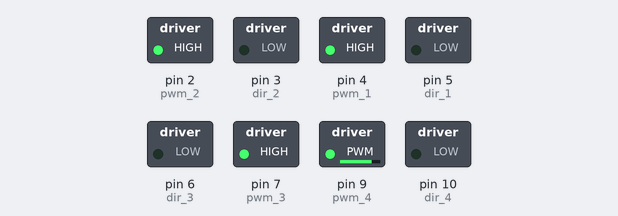
Recording of a sketch running on a simulated Arduino Uno, built with avr-gcc and run on an emulated ATmega328P. On the bench: switched loads named in the sketch (green lamp = pin HIGH).

Above: at 0.1 s.
Timing chart, 0 to 1.6 s (numbered marks = the images above):
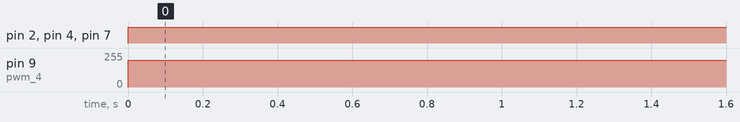

Measured:
- by itself, pin 2 (pwm_2), pin 4 (pwm_1), pin 7 (pwm_3): LOW → HIGH at 0.00 s
- by itself, pin 9 (pwm_4): 0/255 → 200/255 at 0.00 s

The sketch:

OLYMPIAD_MOTOR.ino
```cpp
#define dir_1 5
#define pwm_1 4
#define dir_2 3
#define pwm_2 2
#define dir_3 6
#define pwm_3 7
#define dir_4 10
#define pwm_4 9

void forward() {

  analogWrite(pwm_1, 200);
  digitalWrite(dir_1, LOW);
  analogWrite(pwm_2, 200);
  digitalWrite(dir_2, LOW);
  analogWrite(pwm_3, 200);
  digitalWrite(dir_3, LOW);
  analogWrite(pwm_4, 200);
  digitalWrite(dir_4, LOW);

}

void backward() {

  analogWrite(pwm_1, 0);
  digitalWrite(dir_1, HIGH);
  analogWrite(pwm_2, 0);
  digitalWrite(dir_2, HIGH);
  analogWrite(pwm_3, 0);
  digitalWrite(dir_3, HIGH);
  analogWrite(pwm_4, 0);
  digitalWrite(dir_4, HIGH);

}

void setup() {

  pinMode(pwm_1, OUTPUT);
  pinMode(dir_1, OUTPUT);
  pinMode(pwm_2, OUTPUT);
  pinMode(dir_2, OUTPUT);
  pinMode(pwm_3, OUTPUT);
  pinMode(dir_3, OUTPUT);
  pinMode(pwm_4, OUTPUT);
  pinMode(dir_4, OUTPUT);
  Serial.begin(9600);

}

void loop() {

  forward();
  delay(3000);
  //backward();

}
```
